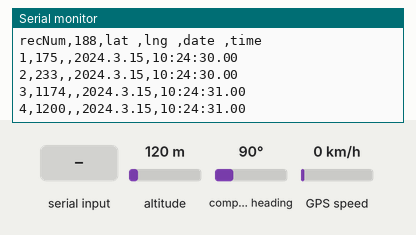
Bench run of a program on a simulated Arduino Nano, built with avr-gcc and run on an emulated ATmega328P. Shown: the last lines printed to the serial monitor. Inputs (shaded band) come from the test bench; at power-on: altitude 120 m, compass heading 90°, GPS speed 0 km/h. Storage starts empty; the GPS gets a fix after 3 s at 37.7749, -122.4194 with 8 satellites.

Above: at 1.3 s.
1.4 s: altitude set to 20 m
At 4.9 s:
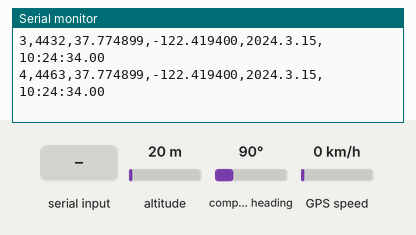
5.0 s: compass heading set to 7°
At 6.2 s:
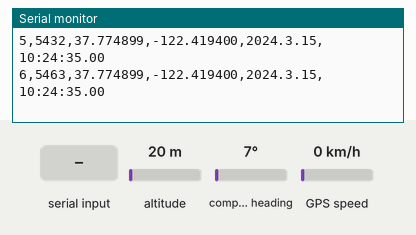
6.5 s: "90,45\n" received over the second serial link
At 7.9 s:
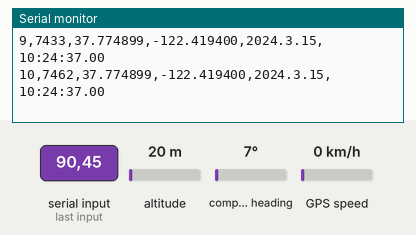
8.0 s: GPS speed set to 2 km/h
At 9.3 s:
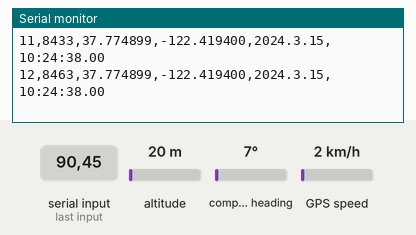

Measured:
- after the input at 1.4 s, the serial monitor: prints a new line after 0.83 s (image 1)
- after the input at 5.0 s, the serial monitor: prints a new line after 0.45 s (image 2)
- after the input at 6.5 s, the serial monitor: prints a new line after 1.0 s (image 3)
- after the input at 8.0 s, the serial monitor: prints a new line after 0.45 s (image 4)

The program:

main.cpp
```cpp
#include <Arduino.h>

#include <TinyGPS++.h>
#include <SoftwareSerial.h>

#include <SPI.h>
#include <SD.h>

/*
   This sample sketch demonstrates the normal use of a TinyGPS++ (TinyGPSPlus) object.
   It requires the use of SoftwareSerial, and assumes that you have a
   4800-baud serial GPS device hooked up on pins 4(rx) and 3(tx).
*/
static const int RXPin = 4, TXPin = 3;
static const uint32_t GPSBaud = 9600;

// The TinyGPS++ object
TinyGPSPlus gps;

// The serial connection to the GPS device
SoftwareSerial ss(RXPin, TXPin);

int filesCounter = 0;
int recordsCounter = 0;
int recordsInFileCounter = 0;

const int maxRecordsInFile = 10000;

File fileCounterFile;

const String deviceId = "GPS1";

void increaseFileCounter() {
  filesCounter++;
  SD.remove("fcntr.txt");
  fileCounterFile = SD.open("fcntr.txt", FILE_WRITE);
  if (fileCounterFile) {
    fileCounterFile.print(filesCounter);
    fileCounterFile.close();
    Serial.println("Files COUNTER updated!!!");
  }
  // if the file isn't open, pop up an error:
  else {
    Serial.println("error opening fcntr.txt");
  }
  recordsInFileCounter = 1;
}

void setup()
{
  Serial.begin(9600);
  ss.begin(GPSBaud);

  Serial.println(F("DeviceExample.ino"));
  Serial.println(F("A simple demonstration of TinyGPS++ with an attached GPS module"));
  Serial.print(F("Testing TinyGPS++ library v. ")); Serial.println(TinyGPSPlus::libraryVersion());
  Serial.println(F("by Mikal Hart"));
  Serial.println();

  Serial.print("Initializing SD card...");

  if (!SD.begin(10)) {
    Serial.println("SD initialization failed!");
    while (1);
  }
  Serial.println("SD initialization done.");


  if (SD.exists("fcntr.txt")) {
    Serial.println("Reading fileCounter");
    File fileCounterFile = SD.open("fcntr.txt");

    // if the file is available, write to it:
    if (fileCounterFile) {
      int i = 0;
      byte fileContent[20];
      while (fileCounterFile.available()) {
        fileContent[i] = fileCounterFile.read();
        i++;
        //Serial.write(dataFile.read());
      }
      fileCounterFile.close();
      if(i > 0) filesCounter = atoi((char*)fileContent);
      Serial.println("Files Counter:");
      Serial.println(filesCounter);
      increaseFileCounter();
    }
    // if the file isn't open, pop up an error:
    else {
      Serial.println("error opening fcntr.txt");
    }
  }
  else {
    Serial.println("Creating fcntr");
    filesCounter = 0;
    fileCounterFile = SD.open("fcntr.txt", FILE_WRITE);
    fileCounterFile.println(filesCounter);
    fileCounterFile.close();
    if (SD.exists("fcntr.txt")) Serial.println("fcntr.txt created");
  }
}

String generateFileHeader() {
  String logStringTTT = "";
  logStringTTT += String("recNum");
  logStringTTT += String(",");
  logStringTTT += String(millis());
  logStringTTT += String(",");
  logStringTTT += String("lat ");
  logStringTTT += String(",");
  logStringTTT += String("lng ");
  logStringTTT += String(",");
  logStringTTT += String("date ");
  logStringTTT += String(",");
  logStringTTT += String("time ");
  return logStringTTT;
}

String getlogString()
{
  String logStringTTT = "";
  logStringTTT += String(recordsCounter);
  logStringTTT += String(",");
  logStringTTT += String(millis());
  logStringTTT += String(",");
  //logStringTTT += String(F("Location: "));
  if (gps.location.isValid() && gps.location.lat() != 0 && gps.location.lng() != 0)
  {
    logStringTTT += String(gps.location.lat(), 6) + String(",") + String(gps.location.lng(),6);
  }
  /*else
  {
    logStringTTT += String(F("00.000000")) + String(",") + String(F("00.000000"));
  }*/

  //logStringTTT += String(F("  Date/Time: "));
   logStringTTT += String(F(","));

  if (gps.date.isValid())
  {
    logStringTTT += String(gps.date.year()) + String(F(".")) + String(gps.date.month()) + String(F(".")) + String(gps.date.day());
    //logStringTTT += String(day()) + String(F("/")) + String(month()) + String(F("/")) + String(year());
  }
  else
  {
    logStringTTT += String("1970") + String(F(".")) + String("01") + String(F(".")) + String("01");
  }

  logStringTTT += String(F(","));
  if (gps.time.isValid())
  {
    if (gps.time.hour() < 10) logStringTTT += String(F("0")); //Serial.print(F("0"));
    logStringTTT += String(gps.time.hour()) + String(F(":"));
    // logStringTTT += String(hour()) + String(F(":"));
    if (gps.time.minute() < 10) logStringTTT += String(F("0")); // Serial.print(F("0"));
    logStringTTT += String(gps.time.minute()) + String(F(":"));
    //logStringTTT += String(minute()) + String(F(":"));
    if (gps.time.second() < 10) logStringTTT += String(F("0")); // Serial.print(F("0"));
    logStringTTT += String(gps.time.second()) + String(F("."));
    //logStringTTT += String(second()) + String(F(":"));
    if (gps.time.centisecond() < 10) logStringTTT += String(F("0")); // Serial.print(F("0"));
    logStringTTT += String(gps.time.centisecond());
  }
  else
  {
    logStringTTT += String(F("00:00:00.00"));
  }


  // Serial.println(logStringTTT);
  return logStringTTT;
}


void loop()
{
  // This sketch displays information every time a new sentence is correctly encoded.
  while (ss.available() > 0)
  {
    if (gps.encode(ss.read()))
    {
      recordsCounter++;
      recordsInFileCounter++;

      String logString = getlogString();
      if(recordsInFileCounter > maxRecordsInFile) {
        increaseFileCounter();
      }

      File dataFile = SD.open((String(deviceId)+String("_")+String(filesCounter) + String(".txt")).c_str(), FILE_WRITE);

      // if the file is available, write to it:
      if (dataFile) {
        if(recordsInFileCounter == 1)
        {
          Serial.println(generateFileHeader());
          dataFile.println(generateFileHeader());
        }

        dataFile.println(logString);
        dataFile.close();
        // print to the serial port too:
        Serial.println(logString);
      }
      // if the file isn't open, pop up an error:
      else {
        Serial.println("error opening datalog.txt");
      }
    }
  }

  if (millis() > 5000 && gps.charsProcessed() < 10)
  {
    Serial.println(F("No GPS detected: check wiring."));
    while(true);
  }
}
```
